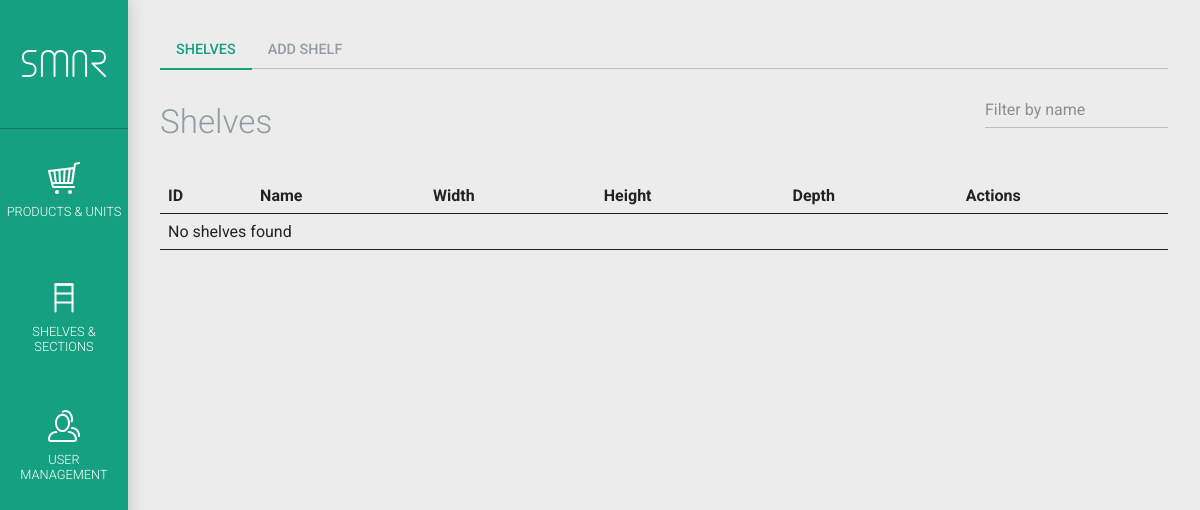
The app's page /index.php?page=shelves.php (signed in), older data.
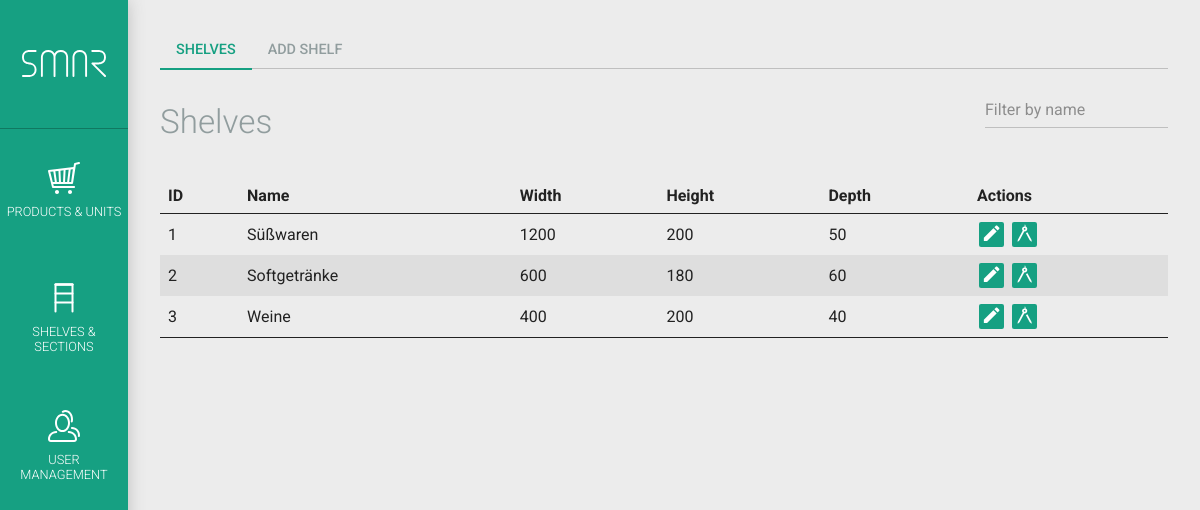
The same page, newer data.
### tables this page shows
CREATE TABLE IF NOT EXISTS `smar_shelf` (
  `shelf_id` int(10) unsigned NOT NULL AUTO_INCREMENT,
  `name` varchar(50) DEFAULT NULL,
  `barcode` int(15) unsigned DEFAULT NULL,
  `size_x` int(5) NOT NULL DEFAULT '0',
  `size_y` int(5) NOT NULL DEFAULT '0',
  `size_z` int(5) NOT NULL DEFAULT '0',
  `created` datetime NOT NULL,
  `lastupdate` timestamp NOT NULL DEFAULT CURRENT_TIMESTAMP ON UPDATE CURRENT_TIMESTAMP,
  PRIMARY KEY (`shelf_id`)
);

### _functions/_functions.php (called while the page is built, shortened)
<?php
class SMAR_MysqlConnect extends mysqli
{
    function dbquery($sql)
    {
			if(!($erg = $this->query($sql))) {
				echo "Error with SQL request, the statement: ".$sql." --- Fehlernummer ".$this->errno." ::: ".$this->error;
				return false;
			}
			return $erg;
    }
}
?>

### shelves.php (the view, shortened to what this page needs)
<?php
$self = 'shelves.php';
$subpage = isset($_GET['subpage']) ? $_GET['subpage'] : '';
require_once('_functions/_functions.php');
require_once('inc_session_check.php');
if(isset($_GET['smar_nav']) && $_GET['smar_nav'] == 'true') {
	?>
	<nav id="nav-page">
		<ul>
			<li><a href="<?php echo $self; ?>" <?php echo ($subpage == '') ? 'class="smar-active"' : ''; ?>>Shelves</a></li>
			<li><a href="<?php echo $self.'?subpage=addshelf'; ?>" <?php echo ($subpage == 'addshelf') ? 'class="smar-active"' : ''; ?>>Add shelf</a></li>
		</ul>
	</nav>
	<div id="smar-content-inner">
	<?php
}
switch($subpage) {
		?>
		<?php
	default:
		?>
		<div class="flex">
			<h1>Shelves</h1>
			<div>
				<?php
				$filter = '';
				$formFilter = '';
				?>
				<form id="form-filter" method="get" action="index.php?page=<?php echo urlencode($self); ?>">
					<input type="text" name="filter" placeholder="Filter by name" value="<?php if(isset($formFilter) && !empty($formFilter)) echo smar_form_input($formFilter); ?>" class="input-medium">
				</form>
				<?php
				$items_per_page = 20;
				$current_page = 0;
				$limit = $items_per_page * $current_page;
				$result = $SMAR_DB->dbquery("SELECT count(*) as items FROM ".SMAR_MYSQL_PREFIX."_shelf".$filter);
				?>
			</div>
		</div>
		<table>
			<thead>
			<tr>
				<th>ID</th>
				<th>Name</th>
				<th>Width</th>
				<th>Height</th>
				<th>Depth</th>
				<th>Actions</th>
			</tr>
			</thead>
			<tbody>
				<?php
				$result = $SMAR_DB->dbquery("SELECT shelf_id, name, size_x, size_y, size_z FROM ".SMAR_MYSQL_PREFIX."_shelf".$filter." ORDER BY shelf_id LIMIT ".$SMAR_DB->real_escape_string($limit).",".$SMAR_DB->real_escape_string($items_per_page));
				if($result->num_rows > 0) {
					while($row = $result->fetch_array(MYSQLI_ASSOC)) {
						echo '<tr>
							<td>'.$row['shelf_id'].'</td>
							<td>'.$row['name'].'</td>
							<td>'.$row['size_x'].'</td>
							<td>'.$row['size_y'].'</td>
							<td>'.$row['size_z'].'</td>
							<td>
								<a href="'.$self.'?subpage=editshelf&id='.$row['shelf_id'].'" title="Edit" class="ajax"><i class="mdi mdi-pencil"></i></a>
								<a href="'.$self.'?subpage=designer&id='.$row['shelf_id'].'" title="Shelf Designer" class="ajax"><i class="mdi mdi-math-compass"></i></a>
							</td>
						</tr>';
					}
				} else {
					echo '<tr><td colspan="5">No shelves found</td></tr>';
				}
				?>
			</tbody>
		</table>
		<?php
}
if(isset($_GET['smar_nav']) && $_GET['smar_nav'] == 'true')
	echo '</div>';
?>

Row changes from the older to the newer data that the page shows:
added smar_shelf: shelf_id "1", name "Süßwaren", size_x "1200", size_y "200", size_z "50"
added smar_shelf: shelf_id "2", name "Softgetränke", size_x "600", size_y "180", size_z "60"
added smar_shelf: shelf_id "3", name "Weine", size_x "400", size_y "200", size_z "40"
Text that changed along with them:
text no longer shown: "No shelves found"
